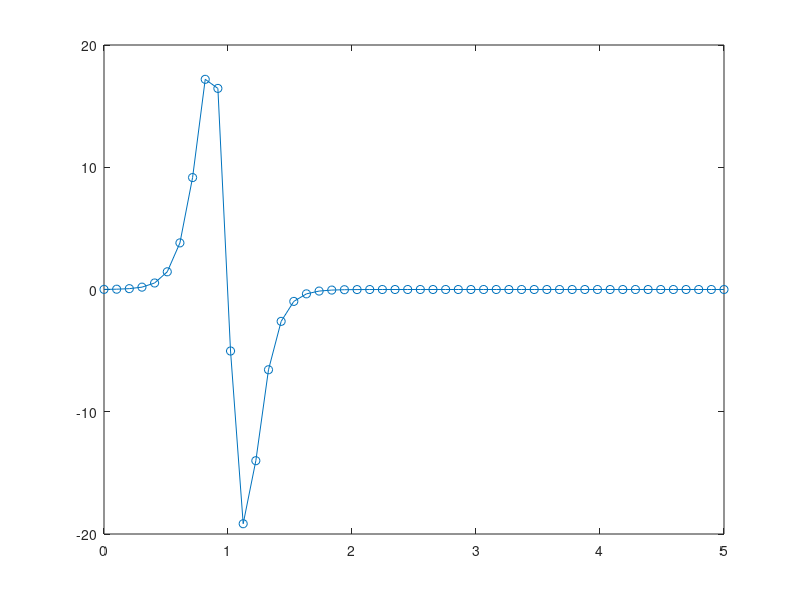

MATLAB code to generate this figure: (Note: this script raises an error after producing the figure.)
%Mohammad Asif Sazzad
%Solving 2nd derivative numerically using 4th order compact finite difference method
clc
clear all

format long

m=[ 50 100 200 300 500 1000];%number of grid points
i=1;
j=1;
Err1=zeros(6,1);
delx=zeros(6,1);
%for generating error curve
%to get plot we have to remove outer for loop
for j=1:6
    
x1=linspace(0,5,m(j));
f=zeros(m(j),1);
fdiff=zeros(m(j),1);
delx(j)=x1(2);
%functional values at the grid points
for i=1:m(j)
    f(i)=tanh(5*x1(i)-5);
fdiff(i)=10*tanh(5*x1(i) - 5)*(5*tanh(5*x1(i) - 5)^2 - 5);
end
figure(j)
%analytical values of the function
 plot(x1,fdiff,'-o');shg
 hold on



%taking the values of derivatives
 df=compact_2nd_4th_order( f,m(j),delx(j));

plot(x1,df,'k-*');
xlabel('x');
ylabel('df/dx');
title('Solution of 1st derivative numerically using 4th order compact finite difference method');
Err=(fdiff-df);%calculating error
Err1(j)=max(abs(Err)); 
end
figure(j+1);
plot(log10(delx),log10(Err1),'-s','LineWidth',2);shg

xlabel('log(\Deltax)');
ylabel('log(Error)');
title('LogLog plot of Error vs \Deltax');

%When ananlytical vs numerical plot is needed
% plot(x1,df,'k-*');
% hold on
% plot(x1,fdiff,'-o');shg

